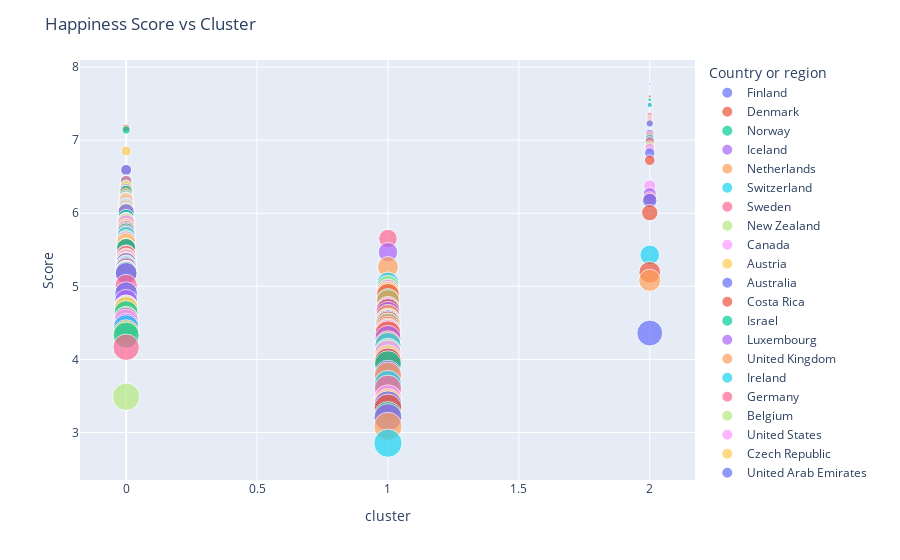

The notebook cell this image was saved under:
### Code cell
# Plot the relationship between cluster and score 

fig = px.scatter(happy_df_cluster, x = 'cluster', y = "Score",
           size = 'Overall rank', color = "Country or region", hover_name = "Country or region",
          trendline = "ols")

fig.update_layout(
    title_text = 'Happiness Score vs Cluster'
)
fig.show()
